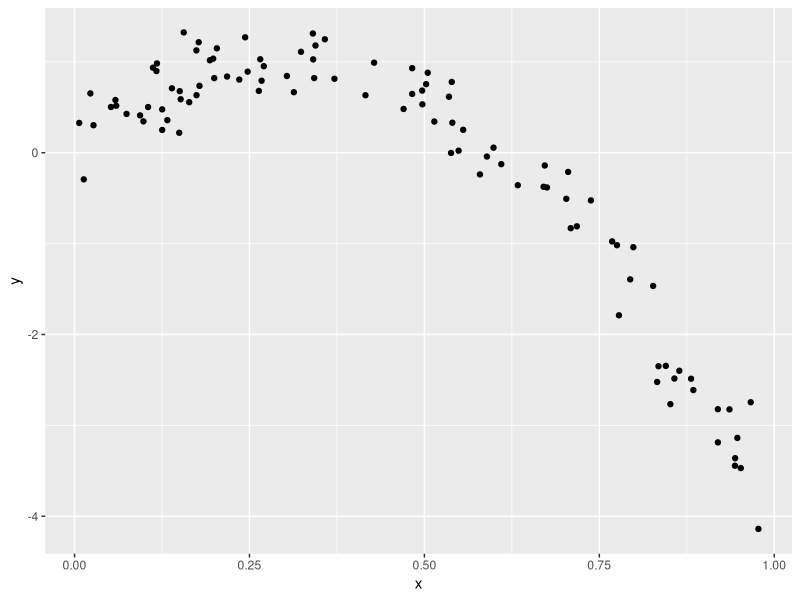
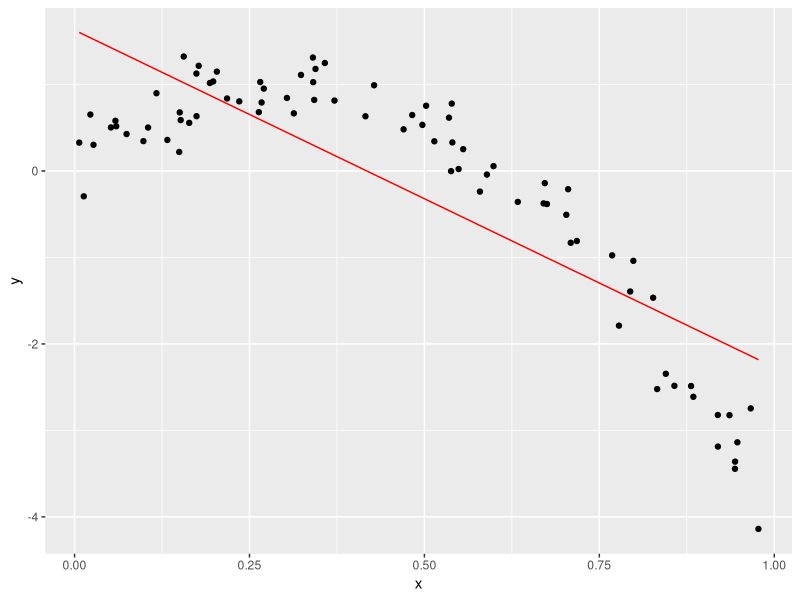
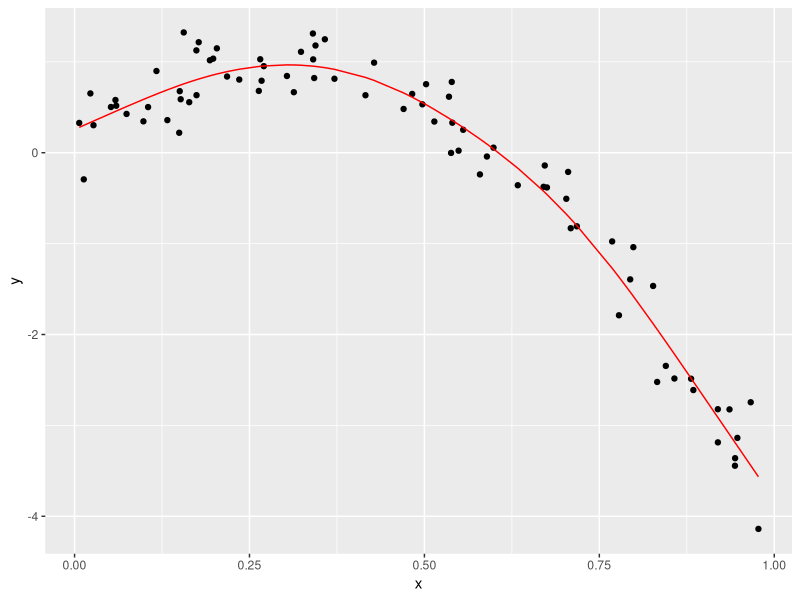
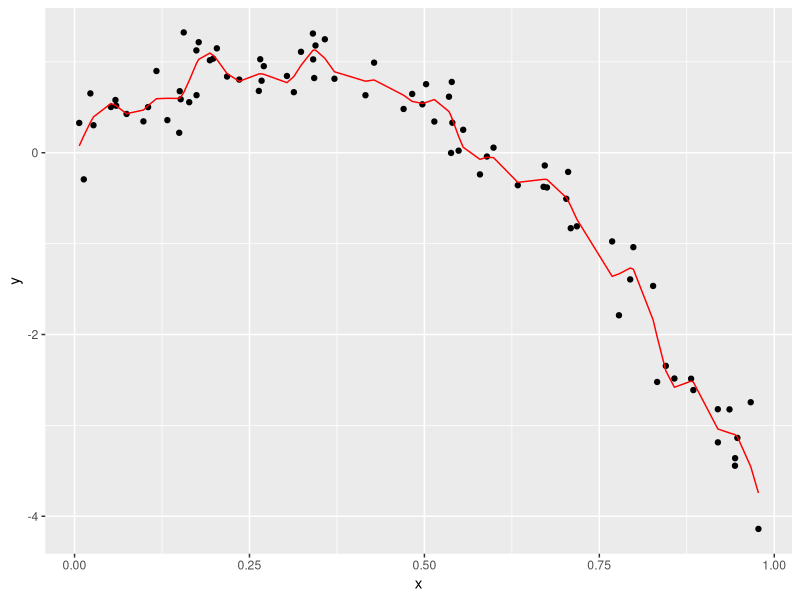
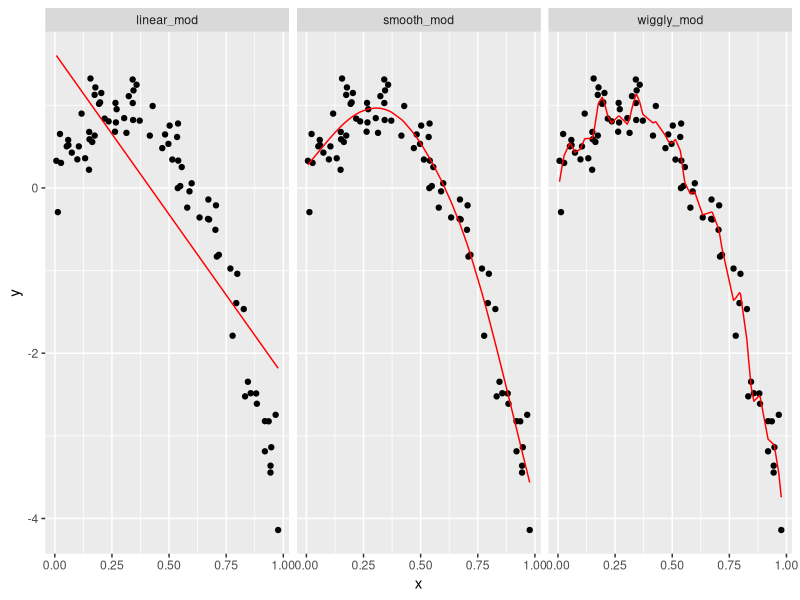
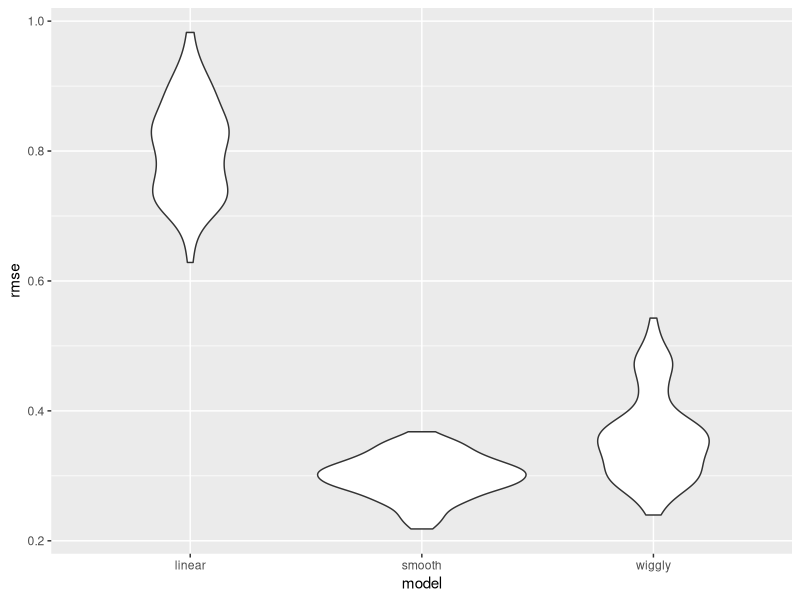

The R script that drew these images, in order:
## ---- chunk 1
library(tidyverse)
library(modelr)
library(mgcv)

knitr::opts_chunk$set(
  fig.width = 6,
  fig.asp = .6,
  out.width = "90%"
)

options(
  ggplot2.continuous.colour = "viridis" , 
  ggplot2.continuous.fill = "viridis"
)

scale_colour_discrete = scale_colour_viridis_d
scale_fill_discrete = scale_fill_viridis_d
## ---- chunk 2
nonlin_df = 
  tibble(
    id = 1:100,
    x = runif(100, 0, 1),
    y = 1 - 10 * (x - .3) ^ 2 + rnorm(100, 0, .3)
  )
## ---- chunk 3
nonlin_df %>% 
  ggplot(aes(x = x , y = y)) +
  geom_point()
## ---- chunk 4

train_df = sample_n(nonlin_df, size = 80)
test_df = anti_join(nonlin_df, train_df, by = "id")

## ---- chunk 5
linear_mod = lm(y ~ x, data = train_df)
smooth_mod = gam( y ~ s(x), data = train_df)
wiggly_mod = gam( y ~ s(x, k = 30), sp = 10e-6, data = train_df)
## ---- chunk 6
train_df %>% 
  add_predictions(linear_mod) %>% 
  ggplot(aes(x = x, y = y)) +
  geom_point() + 
  geom_line(aes( y = pred), color = "red")

train_df %>% 
  add_predictions(smooth_mod) %>% 
  ggplot(aes(x = x, y = y)) +
  geom_point() + 
  geom_line(aes( y = pred), color = "red")


train_df %>% 
  add_predictions(wiggly_mod) %>% 
  ggplot(aes(x = x, y = y)) +
  geom_point() + 
  geom_line(aes( y = pred), color = "red")
## ---- chunk 7
train_df %>% 
  gather_predictions(linear_mod,smooth_mod, wiggly_mod) %>% 
  ggplot(aes(x = x, y = y)) +
  geom_point() + 
  geom_line(aes( y = pred), color = "red") +
  facet_grid(. ~ model)
## ---- chunk 8
rmse(linear_mod, test_df)
rmse(smooth_mod, test_df)
rmse(wiggly_mod, test_df)
## ---- chunk 9
cv_df = 
  crossv_mc(nonlin_df, 100)
## ---- chunk 10
cv_df %>% 
  pull(train) %>% 
  .[[1]] %>% 
  as_tibble()

cv_df %>% 
  pull(test) %>% 
  .[[1]] %>% 
  as_tibble()

cv_df = 
  cv_df %>% 
  mutate(
    train = map(train, as_tibble),
    test = map(test,as_tibble)
  )
## ---- chunk 11
cv_df = 
  cv_df %>% 
  mutate(
    linear_mod = map(.x = train, ~lm( y ~ x, data = .x)),
    smooth_mod = map(.x = train, ~gam( y ~ s(x), data = .x)),
    wiggly_mod = map(.x = train, ~gam( y ~ s(x, k = 30), sp = 10e-6, data = .x))
  ) %>% 
  mutate(
    rmse_linear = map2_dbl(.x = linear_mod, .y = test, ~rmse(model = .x, data = .y)),
    rmse_smooth = map2_dbl(.x = smooth_mod, .y = test, ~rmse(model = .x, data = .y)),
    rmse_wiggly = map2_dbl(.x = wiggly_mod, .y = test, ~rmse(model = .x, data = .y))
  )
## ---- chunk 12
cv_df %>% 
  select(starts_with("rmse")) %>% 
  pivot_longer(
    everything(),
    names_to = "model",
    values_to = "rmse",
    names_prefix = "rmse_"
  ) %>% 
  ggplot(aes(x = model, y = rmse)) +
  geom_violin()
## ---- chunk 13
cv_df %>% 
  select(starts_with("rmse")) %>% 
  pivot_longer(
    everything(),
    names_to = "model",
    values_to = "rmse",
    names_prefix = "rmse_"
  ) %>% 
  group_by(model) %>% 
  summarize((avg_smse = mean(rmse)))
